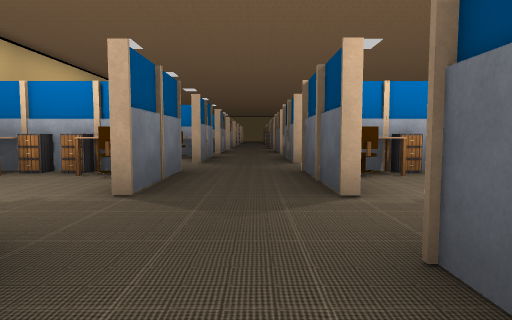
View 1 (above)

24 first-person views from a walk through a scene from a Unity 3-D project. The camera is 1.2 m above the floor, tilts 4° down and sees 75° across. Doors are open. The floor is counted in squares, 2 m on a side. Each view is taken from the middle of a square. On the plan, view 1 faces up. The plan holds only what a view shows up to about 10 squares ahead; the rest is blank. The place goes on beyond the plan. The player character is not drawn. Some animated figures are not drawn. Some surface patterns are stand-ins.

View 2
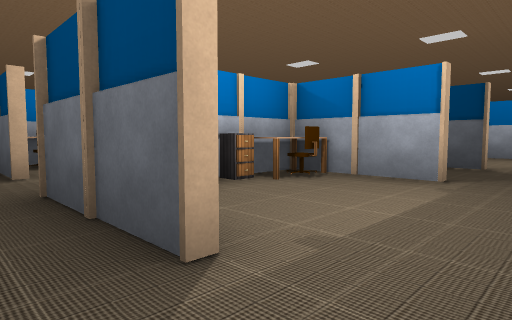

View 3
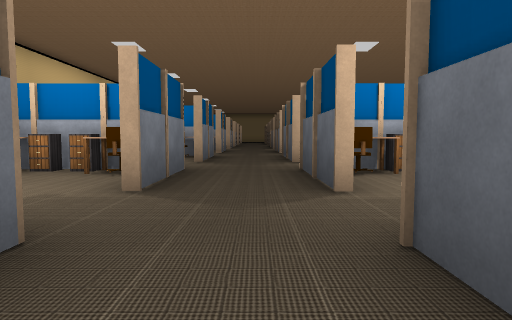

View 4
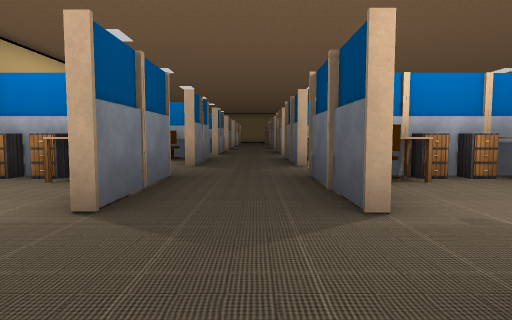

View 5
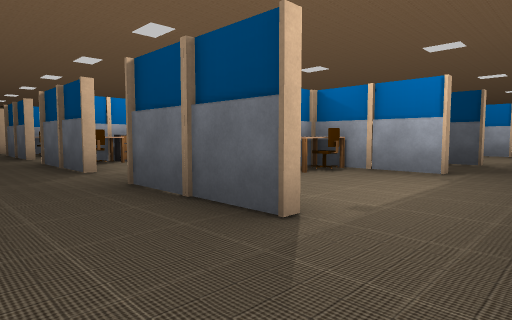

View 6
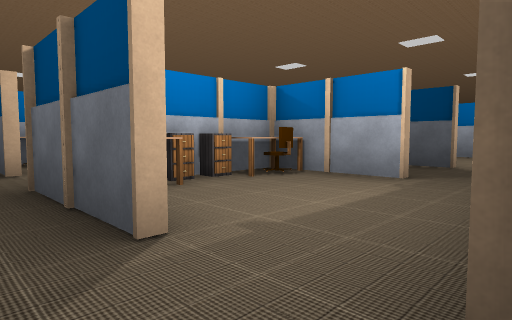

View 7
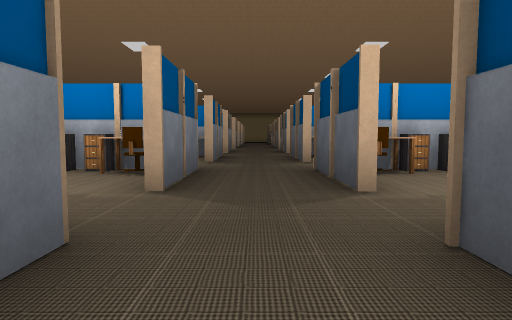

View 8
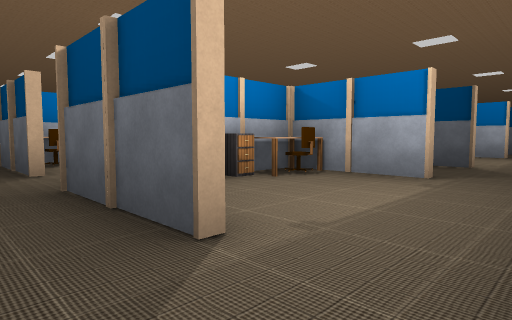

View 9
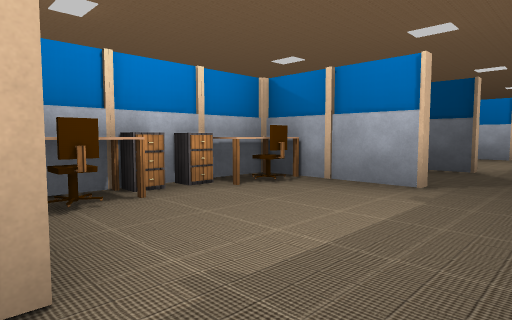

View 10
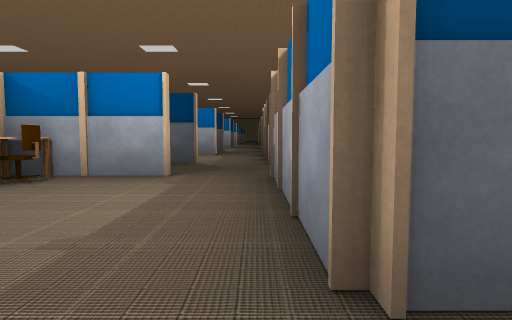

View 11
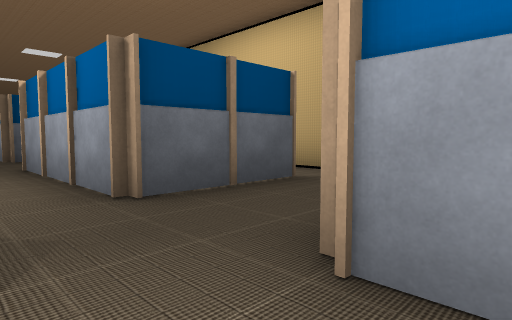

View 12
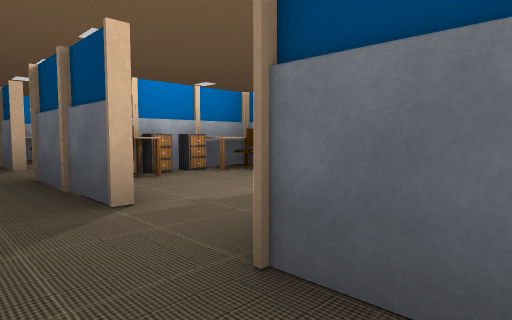

View 13
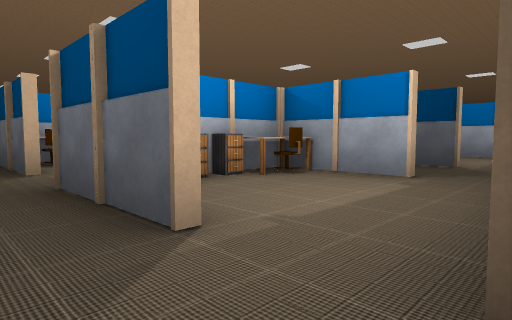

View 14
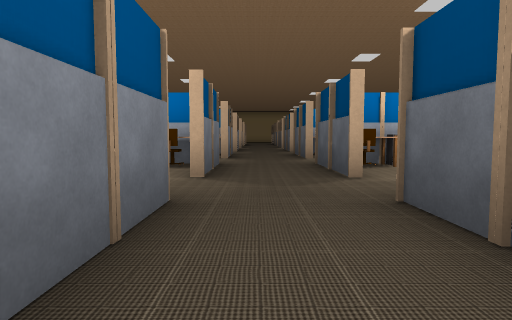

View 15
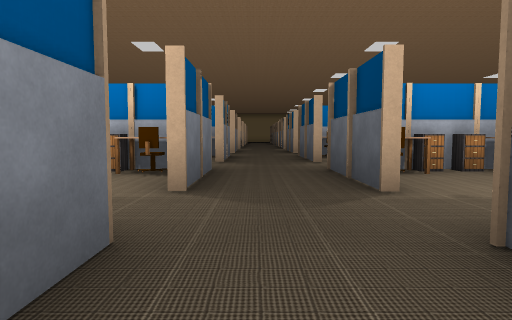

View 16
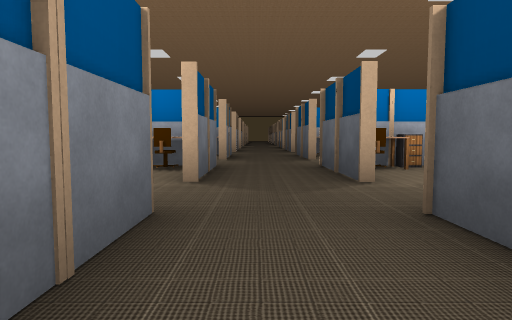

View 17
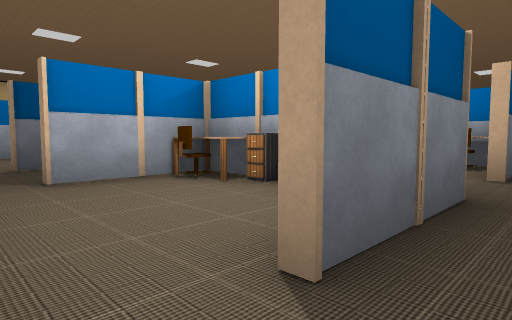

View 18
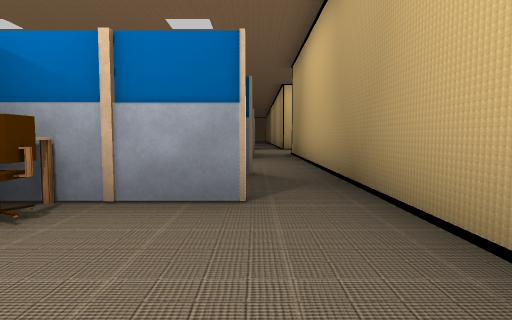

View 19
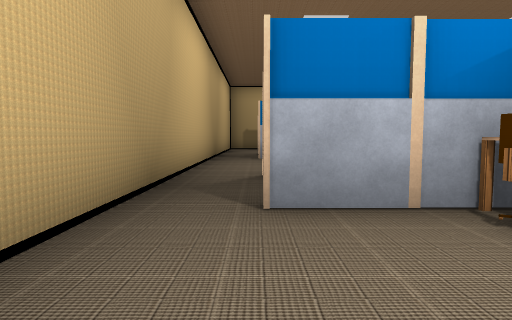

View 20
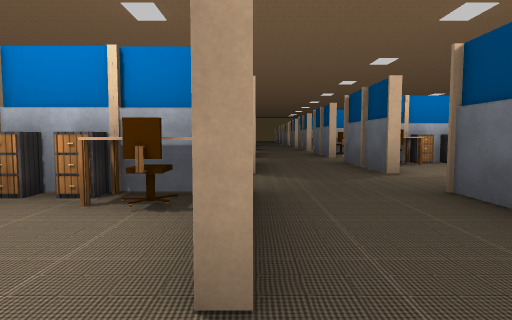

View 21
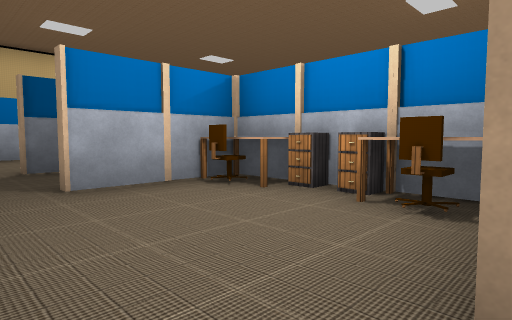

View 22
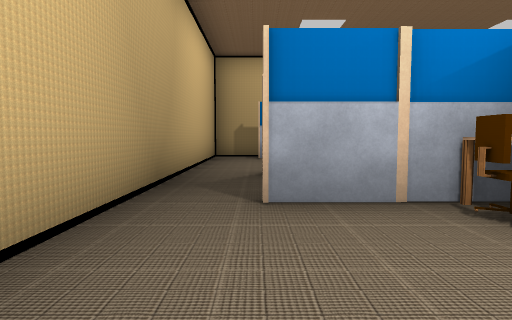

View 23
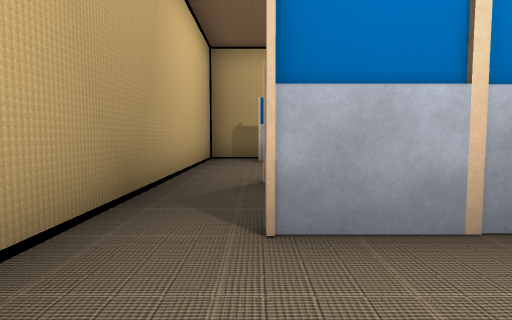

View 24
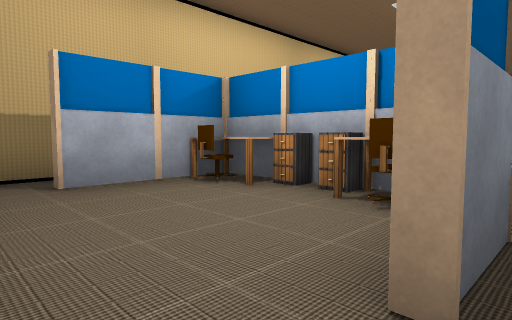

### Floor plan
Points are (right, up) in squares from view 1. A wall is a line through its corners. A room is listed if a view was taken in it or the views show most of it. See-through windows are left out.
Room 1 (views 1, 2)
walls: (0.8, 1) (0.8, 1.6); (-1.3, 0.4) (-1.3, -1)
ways out: opening at (0, 4) to room 2; opening at (2, 3) to room 6; opening at (-1, 2.5) to room 11; opening at (0, 0.5) to room 13
Room 2 (views 3, 4, 5)
walls: (-1.3, 5.9) (-1.3, 3.2); (0.8, 3.2) (0.8, 5.9)
ways out: opening at (0, 4) to room 1; opening at (0, 8.5) to room 3; opening at (-1, 7) to room 11; opening at (1, 7)
Room 3 (view 6)
walls: (0.8, 11.8) (0.8, 14.4); (-1.3, 9.5) (-1.3, 7.5); (0.8, 7.5) (0.8, 10.2); (-1.3, 14.4) (-1.3, 11.9)
ways out: opening at (0, 8.5) to room 2; opening at (-1, 10.5) to room 11; opening at (1, 11)
Room 4 (views 7, 8, 12, 13)
walls: (4.9, 10.1) (4.9, 7.5); (7.1, 7.5) (7.1, 10.2); (7.1, 11.8) (7.1, 14.4); (4.9, 5.9) (4.9, 5.2); (4.9, 13.9) (4.9, 11.8); (7.1, 3.2) (7.1, 5.9)
ways out: opening at (6, 4) to room 5; opening at (5, 7); opening at (5, 11); opening at (7, 7); opening at (7, 11)
Room 5 (views 9, 10)
walls: (4.1, 1.7) (5, 1.7); (7.1, -1) (7.1, 1.7)
ways out: opening at (6, 4) to room 4; opening at (4, 3) to room 6; opening at (6, 0.5) to room 14; opening at (8, 3)
Room 6 (view 11)
walls: (4.8, 3.2) (4.8, 5.8) (1.8, 5.8)
ways out: opening at (2, 3) to room 1; opening at (4, 3) to room 5
objects: desk (2, 5); chair (3, 5); chair (4, 4); desk (4, 5)
Room 7 (views 14, 15)
walls: (13.4, 3.2) (13.4, 5.9); (11.2, 5.9) (11.2, 3.2); (11.2, 1.7) (11.2, -1); (13.4, -1) (13.4, 1.6)
ways out: opening at (12, 0.5) to room 8; opening at (12, 8.5) to room 12; opening at (11, 3); opening at (11, 7); opening at (13, 2.5); opening at (13, 7)
Room 8 (views 16, 17)
walls: (11.4, -2.3) (12.4, -2.3)
ways out: opening at (12, 0.5) to room 7; opening at (11, -1.5) to room 9; opening at (13, -1.5)
Room 9 (views 18, 19)
walls: (11, -1) (11, 1.4); (9, 1.5) (7.3, 1.5) (7.3, -1); (6.4, -2.3) (11.4, -2.3)
ways out: opening at (11, -1.5) to room 8; opening at (7, -1.5) to room 14
objects: chair (8, 0); desk (8, 1); cabinet (9, 1); desk (10, 0); chair (10, 1)
Room 10 (views 20, 21, 22, 23)
walls: (4.9, -0.4) (4.9, -1); (0.5, -2.3) (5.5, -2.3); (4.4, 1.5) (1, 1.5) (1, -1)
ways out: opening at (1, -1.5) to room 13; opening at (5, -1.5) to room 14
objects: desk (2, 0); chair (2, 1); cabinet (3, 1); chair (4, 0); desk (4, 1)
Room 11 (view 24)
walls: (-5.2, 0.5) (-5.2, -1); (-6.2, -0.6) (-6.2, -2.3) (-0.5, -2.3)
ways out: opening at (-1, 2.5) to room 1; opening at (-1, 7) to room 2; opening at (-1, 10.5) to room 3; opening at (-1, -1.5) to room 13; gap at (-6, -1)
objects: chair (-5, 1); cabinet (-4, 1); cabinet (-4, 5) to (-4, 6); cabinet (-4, 10); cabinet (-3, 1); chair (-3, 5); cabinet (-3, 6); cabinet (-3, 10); chair (-2, 1); desk (-2, 5); chair (-2, 9); desk (-2, 10); chair (-2, 13)
Room 12 (no view inside)
walls: (11.2, 10.1) (11.2, 7.5); (13.4, 11.8) (13.4, 14.4); (11.2, 14.4) (11.2, 11.8); (13.4, 7.5) (13.4, 9.5)
ways out: opening at (12, 8.5) to room 7; opening at (11, 11); opening at (13, 10.5)
Room 13 (no view inside)
walls: (-0.5, -2.3) (0.5, -2.3)
ways out: opening at (0, 0.5) to room 1; opening at (1, -1.5) to room 10; opening at (-1, -1.5) to room 11
Room 14 (no view inside)
walls: (5.5, -2.3) (6.4, -2.3)
ways out: opening at (6, 0.5) to room 5; opening at (7, -1.5) to room 9; opening at (5, -1.5) to room 10

Positions as (right, up) in squares from view 1, and headings:
1: (0, 0), facing up
2: (0, 2), facing up-right
3: (0, 4), facing up
4: (0, 5), facing up
5: (-1, 6), facing up-right
6: (0, 10), facing up-right
7: (6, 4), facing up
8: (6, 6), facing up-right
9: (7, 2), facing up-right
10: (6, 2), facing right
11: (4, 3), facing down-right
12: (6, 9), facing up-right
13: (6, 10), facing up-right
14: (12, 7), facing up
15: (12, 4), facing up
16: (12, -1), facing up
17: (12, -2), facing up-left
18: (8, -1), facing right
19: (10, -1), facing left
20: (5, -2), facing up
21: (5, -2), facing up-left
22: (4, -1), facing left
23: (3, -1), facing left
24: (-1, -2), facing up-left
